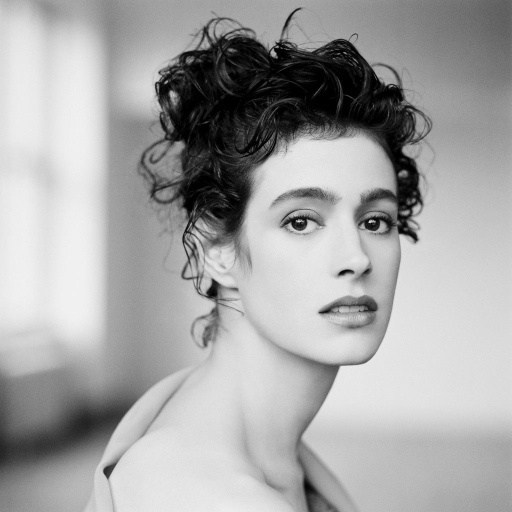
#> input picture Atividade Aula 05/images/img.jpg, 512 x 512 px
$ python main.py
#> lines starting #> are read from the running program, lines starting #| are printed output that depends on the picture
# coding=utf-8
import cv2
import numpy as np

imagem = cv2.imread('images/img.jpg')
#> imagem is the input picture: shape (512, 512, 3); min 0, max 242, mean 166
#> (key x is pressed here)

def ajuste_brilho(img, br, mode):
    brilho=[br,br,br]
    res=np.zeros(img.shape, np.uint8)
    for y in range(0, img.shape[0]):
        for x in range(0, img.shape[1]):
            if mode == 'add':
                res[y, x] = np.minimum(img[y,x]+brilho,[255,255,255])
            else:
                res[y, x] = np.maximum(img[y, x]+brilho, [0, 0, 0])
    return res

def ajuste_constraste(img, con):
#> called with con = 0.9
    res = np.zeros(img.shape, np.uint8)
    for y in range(0, img.shape[0]):
        for x in range(0, img.shape[1]):
            res[y, x] = np.minimum(img[y, x]*con, [255, 255, 255])
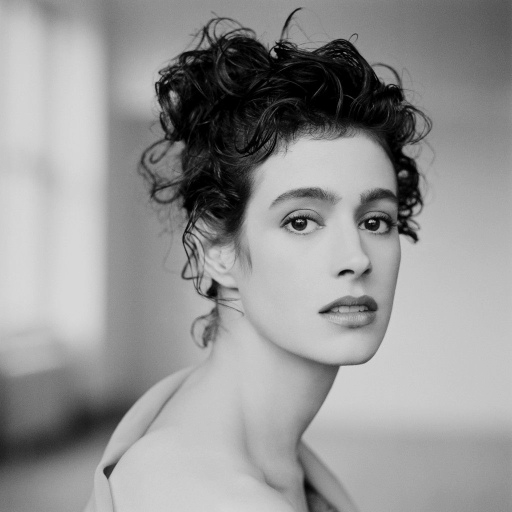
#> res: shape (512, 512, 3); min 0, max 217, mean 149
    return res

def negativo(img):
    res = np.zeros(img.shape, np.uint8)
    for y in range(0, img.shape[0]):
        for x in range(0, img.shape[1]):
            res[y, x] = 255-img[y, x]
    return res

cv2.namedWindow('Brilho')
brilho=0
contraste = 1
result=imagem

while(True):
    cv2.imshow('Brilho',result)
    k=cv2.waitKey(20)
    if k == 27:
        break
    elif k == ord('a'):
        brilho+=20
        result=ajuste_brilho(imagem,brilho, 'add')
    elif k == ord('z'):
        brilho-=20
        result=ajuste_brilho(imagem,brilho, 'sub')
    elif k == ord('s'):
        contraste+=0.1
        result=ajuste_constraste(imagem,contraste)
    elif k == ord('x'):
        contraste-=0.1
        result=ajuste_constraste(imagem,contraste)
    elif k == ord('n'):
        result = negativo(imagem)


cv2.destroyAllWindows()
